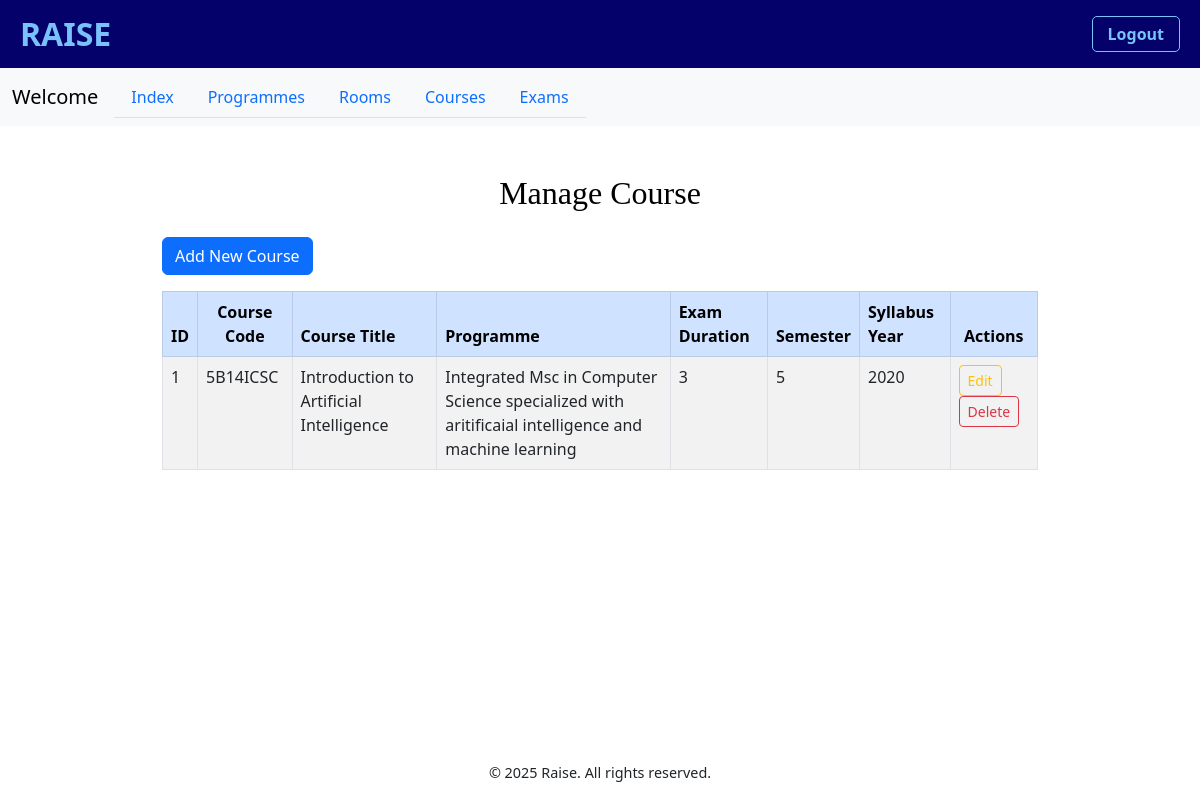
Page /course_list/ on the committed database.
### exam/models.py (models this page shows, shortened)
class Course(models.Model):
    course_id = models.AutoField(primary_key=True)
    course_code = models.CharField(max_length=50)
    course_title = models.CharField(max_length=150)
    pgm = models.ForeignKey(Programme, on_delete=models.CASCADE)
    exam_duration = models.IntegerField()
    sem = models.IntegerField()
    syllabus_year = models.IntegerField()

class Programme(models.Model):
    LEVEL_CHOICES = [
        ('UG', 'Undergraduate'),
        ('PG', 'Postgraduate'),
        ('FYUG','Four year UG'),
        ('IPG','Integrated PG'),
    ]
    programme_name = models.CharField(max_length=255)
    dept = models.ForeignKey(Department, on_delete=models.CASCADE)
    level = models.CharField(max_length=20, choices=LEVEL_CHOICES)
    duration = models.IntegerField()
    def __str__(self):
        return self.programme_name

### exam/views.py (the view)
# urls.py: path('course_list/', views.course_list, name='course_list'),
def course_list(request):
    course = Course.objects.all()
    return render(request, 'course_list.html', {'course': course})

### templates/course_list.html (shortened to what this page needs)
{% extends 'base.html' %}
{% block content %}
<div class="container mt-5" style="max-width: 900px;">
    <h2 class="text-center mb-4 " style="font-family: 'Poppins', Georgia, 'Times New Roman', Times, serif; color: #000000; font-size: 2rem;">Manage Course</h2>
    <div class="d-flex justify-content-between mb-3">
        <a href="{% url 'add_course' %}" class="btn btn-primary">Add New Course</a>
    </div>
        <table class="table table-striped table-hover table-bordered">
            <thead class="table-primary">
            <tr>
                <th scope="col">ID</th>
                <th scope="col"style="text-align:center;">Course Code</th>
                <th scope="col">Course Title</th>
                <th scope="col">Programme</th>
                <th scope="col">Exam Duration</th>
                <th scope="col">Semester</th>
                <th scope="col">Syllabus Year</th>
                <th scope="col" style="text-align: center;">Actions</th>
            </tr>
        </thead>
    <tbody>
        {% for course in course %}
        <tr>
            <td>{{ course.course_id }}</td>
            <td>{{ course.course_code }}</td>
            <td>{{ course.course_title }}</td>
            <td>{{ course.pgm }}</td>
            <td>{{ course.exam_duration }}</td>
            <td>{{ course.sem }}</td>
            <td>{{ course.syllabus_year }}</td>
            <td>
                <a href="{% url 'edit_course' course.pk %}" class="btn btn-sm btn-outline-warning me-1">Edit</a>
                <a href="{% url 'delete_course' course.pk %}" class="btn btn-sm btn-outline-danger">Delete</a>
            </td>
        </tr>
        {% endfor %}
    </tbody>
</table>
{% endblock %}

### rows in the picture
Course: course_id "1", course_code "5B14ICSC", course_title "Introduction to Artificial Intelligence", pgm "Integrated Msc in Computer Science specialized with aritificaial intelligence and machine learning", exam_duration "3", sem "5", syllabus_year "2020"
